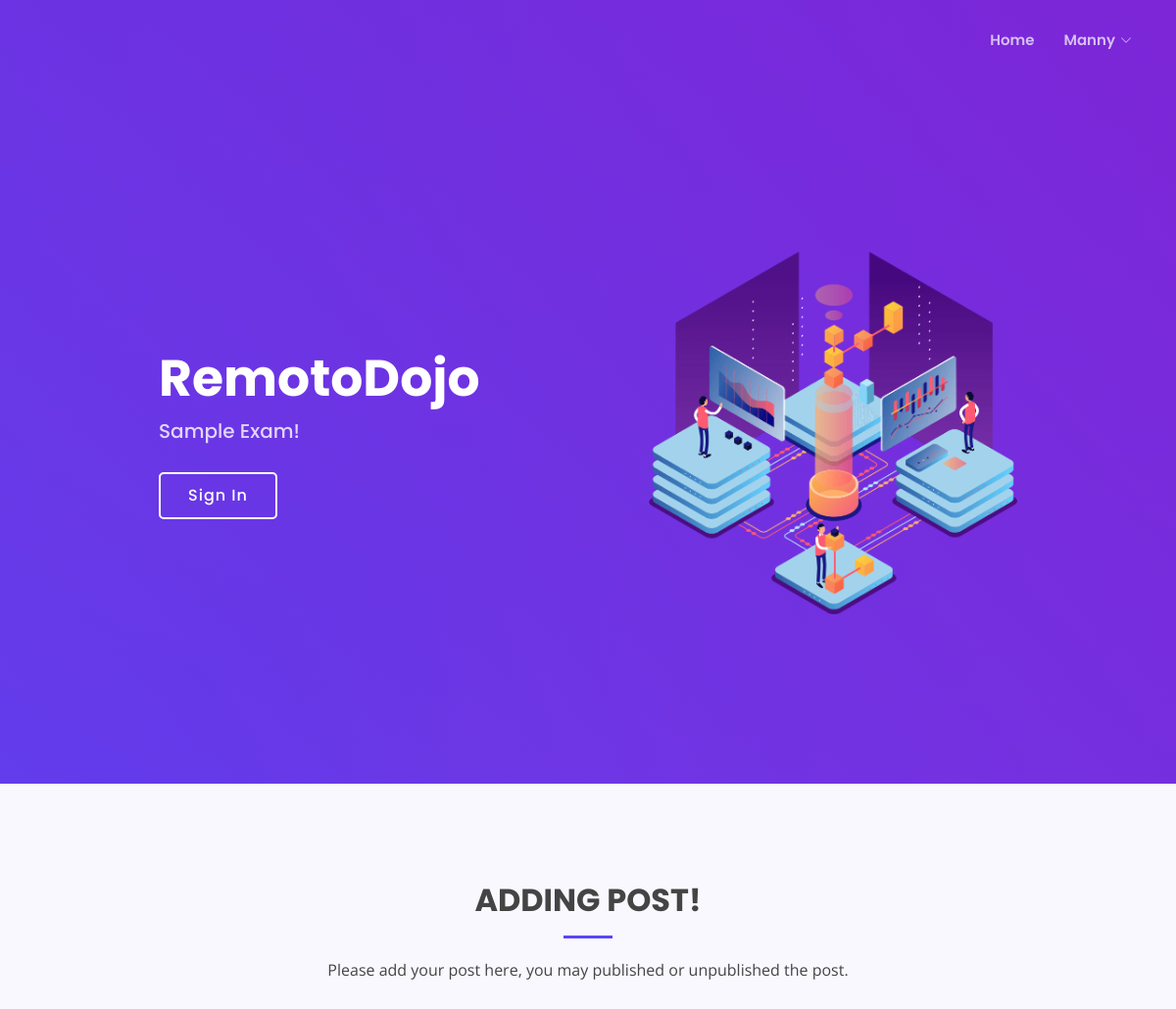
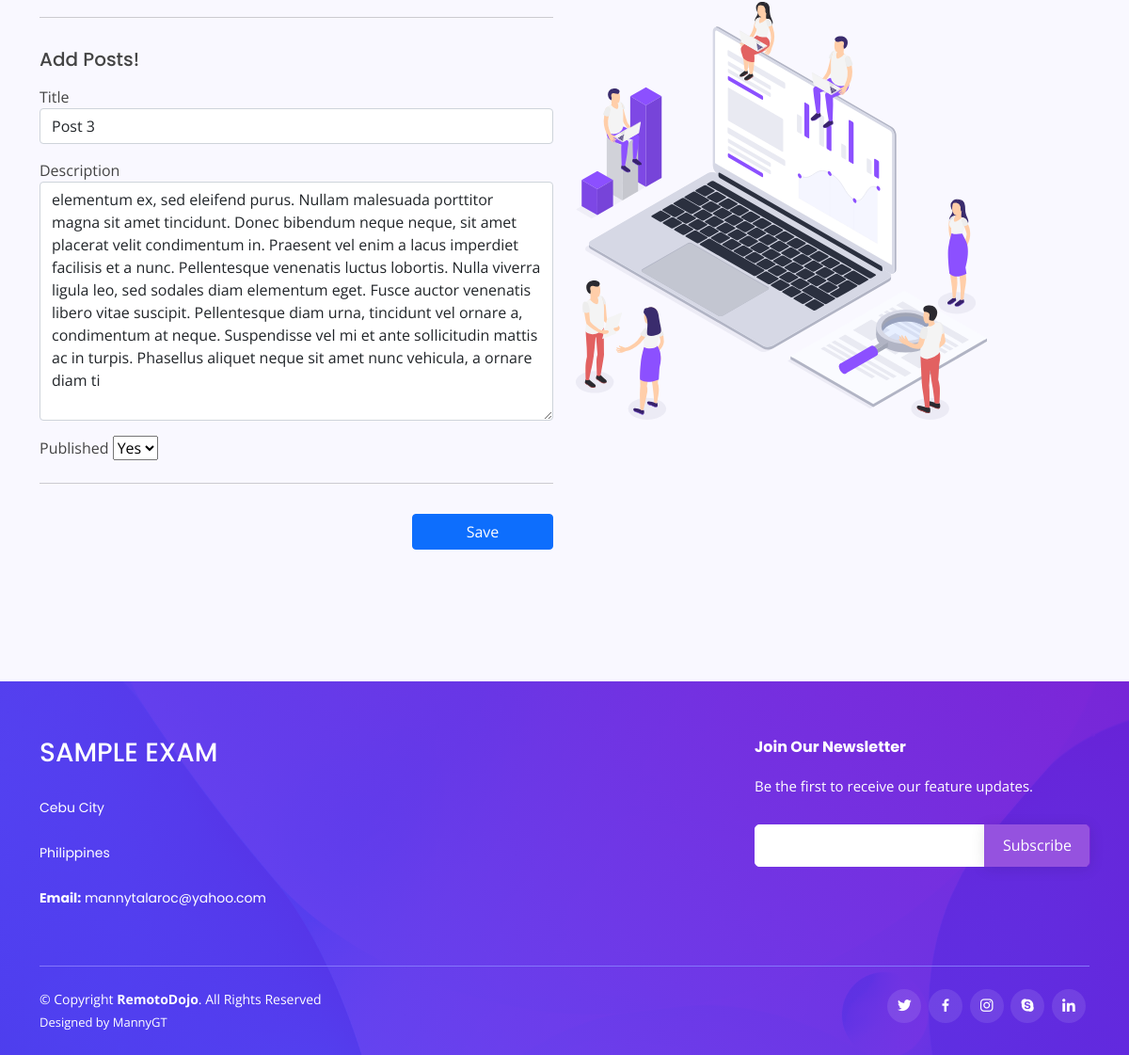
The app's page /editpost/5/ (signed in) with its own data (2 pictures, top to bottom).
### account/models.py (models this page shows, shortened)
class Account(AbstractBaseUser):
    email = models.EmailField(verbose_name="email", max_length=255, unique=True)
    username = models.CharField(max_length=255, unique=True)
    first_name = models.CharField(max_length=100, blank=True, null=True)
    last_name = models.CharField(max_length=100, blank=True, null=True)
    date_joined = models.DateTimeField(verbose_name="date joined", auto_now_add=True)
    date_joined = models.DateTimeField(verbose_name="last login", auto_now=True)
    is_admin = models.BooleanField(default=False)
    is_active = models.BooleanField(default=True)
    is_staff = models.BooleanField(default=False)
    is_superuser = models.BooleanField(default=False)
    profile_image = models.ImageField(upload_to=get_profile_image_filepath, blank=True, null=True, default=get_default_profile_image)
    hide_email = models.BooleanField(default=True)
    objects = MyAccountManager()
    USERNAME_FIELD = 'email'
    REQUIRED_FIELDS = ['username']
    def get_profile_image_filepath(self):
        return str(self.profile_image)[str(self.profile_image).index(f'profile_images/{self.pk}/'):]

### coreapp/models.py (models this page shows, shortened)
class Post(models.Model):
    title = models.CharField(max_length=100)
    description = models.TextField()
    published = models.BooleanField(default=False)
    timestamp = models.DateTimeField(auto_now_add=True)
    owner = models.ForeignKey(Account, on_delete=models.CASCADE)

### coreapp/views.py (the view)
# urls.py: path('editpost/<str:id>/', editpost, name='editpost'),
@login_required(login_url='/account/login')
def editpost(request, id):
    post = Post.objects.get(id=id)
    return render(request, 'coreapp/editpost.html', {'post': post})

### templates/coreapp/editpost.html (shortened to what this page needs)
{% extends 'snippets/base.html' %}
{% load static %}
{% block content %}
{% include 'snippets/hero.html' %}
<main id="main">
  <section id="editpost" class="contact section-bg">
    <div class="container" data-aos="fade-up">
      <div class="section-title">
        <h2>Adding Post!</h2>
        <p>Please add your post here, you may published or unpublished the post.</p>
      </div>
      <div class="row">
        <div class="col-lg-6">
            <form action="{% url 'updatepost' post.id %}" method="post">
              <hr />
            <div class="form-group mt-3 py-3 pr-4">
              <h5>Add Posts!</h5>
                <div class="form-group py-2">
                    <label for="exampleFormControlFile1">Title</label>
                    <input type="text" class="form-control" id="exampleFormControlFile1" name="title" value="{{ post.title }}">
                </div>
                <div class="form-group py-2">
                    <label for="exampleFormControlFile1">Description</label>
                    <textarea name="description" class="form-control" rows="10">{{ post.description }}</textarea>
                </div>
                <div class="form-group py-2">
                    <label for="exampleFormControlFile1">Published</label>
                    <select class="form-group" name="published">
                      <option value="True" {% if post.published == True %} selected {% endif %}>Yes</option>
                    </select>
                </div>
                <hr />
            </div>
            <div class="text-end pb-4"><button type="submit" class="btn btn-primary" style="width: 150px;">Save</button></div>
          </form>
        </div>
        <div class="col-lg-6">
          <img src="{% static 'img/features.svg' %}" width="80%" class="mx-auto">
        </div>
      </div>
    </div>
  </section>
  </main>
{% endblock %}

### templates/snippets/nav.html (shortened to what this page needs)
{% load static %}
<header id="header" class="fixed-top ">
    <div class="container d-flex align-items-center justify-content-between">
      <nav id="navbar" class="navbar">
        <ul>
          <li><a class="nav-link scrollto" href="{% url 'home' %}#home">Home</a></li>
          {% if request.user.is_authenticated %}
          <li class="dropdown"><a href="#"><span>{{request.user.first_name|title}}</span> <i class="bi bi-chevron-down"></i></a>
          </li>
          {% else %}
           <li><a class="nav-link scrollto" href="{% url 'login' %}#login">Login</a></li>
          {% endif %}
        </ul>
      </nav>
    </div>
  </header>

### static/css/style.css (style rules this page uses)
body { font-family: "Open Sans", sans-serif; color: #444444; }
a { color: #5846f9; text-decoration: none; }
h1, h2, h3, h4, h5, h6 { font-family: "Poppins", sans-serif; }
#header { transition: all 0.5s; z-index: 997; padding: 20px 0; }
.navbar { padding: 0; }
.navbar ul { margin: 0; padding: 0; display: flex; list-style: none; align-items: center; }
.navbar li { position: relative; }
.navbar > ul > li { padding: 10px 0 10px 24px; }
.navbar a, .navbar a:focus { display: flex; align-items: center; justify-content: space-between; padding: 0 3px; font-family: "Poppins", sans-serif; font-size: 15px; font-weight: 600; color: rgba(255, 255, 255, 0.7); white-space: nowrap; transition: 0.3s; position: relative; }
.navbar a i, .navbar a:focus i { font-size: 12px; line-height: 0; margin-left: 5px; }
.navbar > ul > li > a:before { content: ""; position: absolute; width: 100%; height: 2px; bottom: -5px; left: 0; background-color: #fff; visibility: hidden; width: 0px; transition: all 0.3s ease-in-out 0s; }
section { padding: 100px 0; overflow: hidden; }
.section-bg { background-color: #f9f8ff; }
.section-title { text-align: center; padding-bottom: 30px; }
.section-title h2 { font-size: 32px; font-weight: bold; text-transform: uppercase; margin-bottom: 20px; padding-bottom: 20px; position: relative; }
.section-title h2::after { content: ""; position: absolute; display: block; width: 50px; height: 3px; background: #5846f9; bottom: 0; left: calc(50% - 25px); }
.section-title p { margin-bottom: 0; }

### records on screen
Account: user.first_name "Manny"
Post: title "Post 3", description "elementum ex, sed eleifend purus. Nullam malesuada porttitor magna sit amet tincidunt. Donec bibendum neque neque, sit amet placerat velit condimentum in. Praesent vel enim a lacus imperdiet facilisis et a nunc. Pellentesque venenatis luctus lobortis. Nulla viverra ligula leo, sed sodales diam elementum eget. Fusce auctor venenatis libero vitae suscipit. Pellentesque diam urna, tincidunt vel ornare a, condimentum at neque. Suspendisse vel mi et ante sollicitudin mattis ac in turpis. Phasellus aliquet neque sit amet nunc vehicula, a ornare diam ti", published "Yes"
